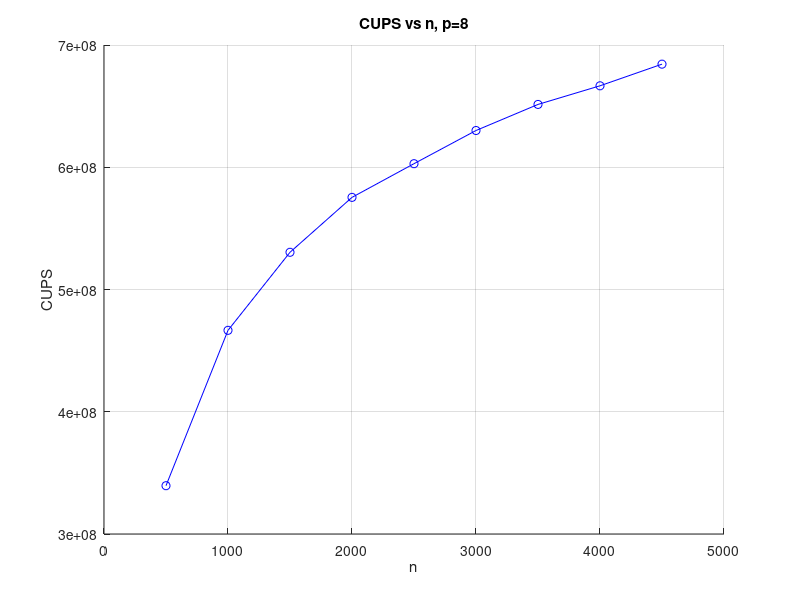
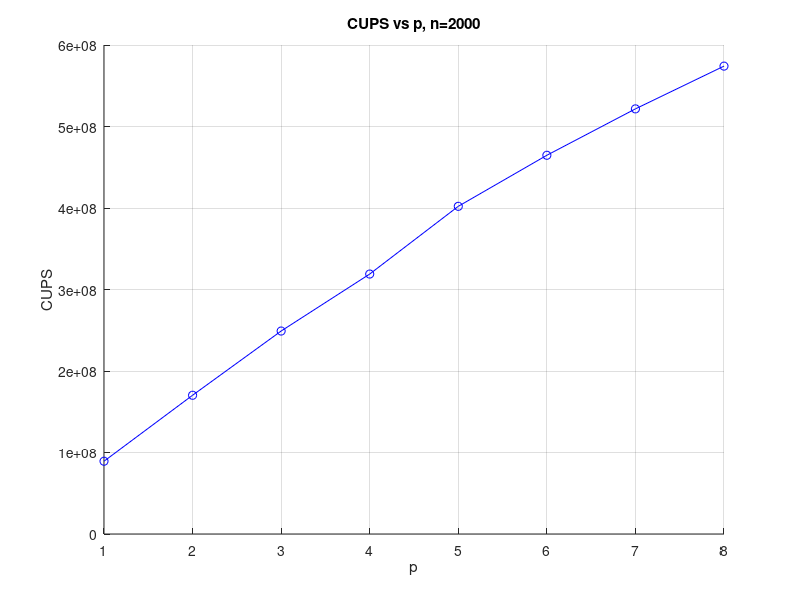
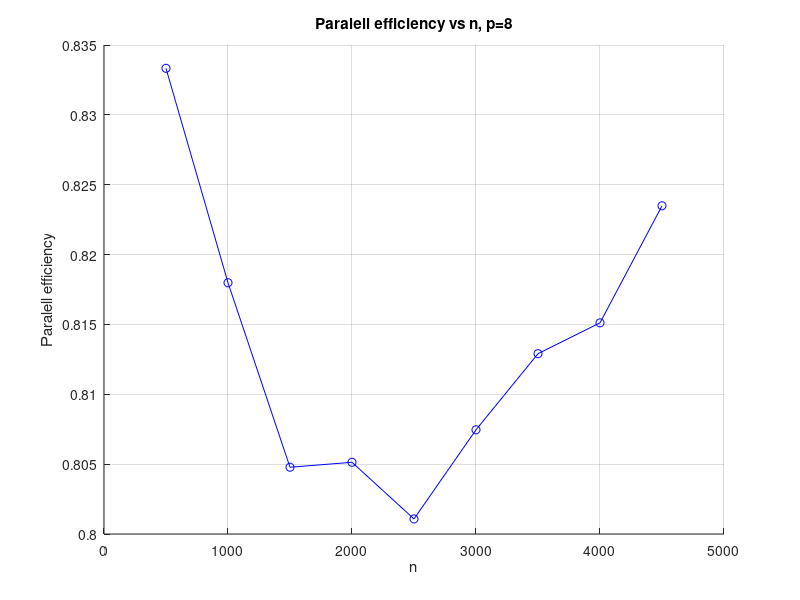
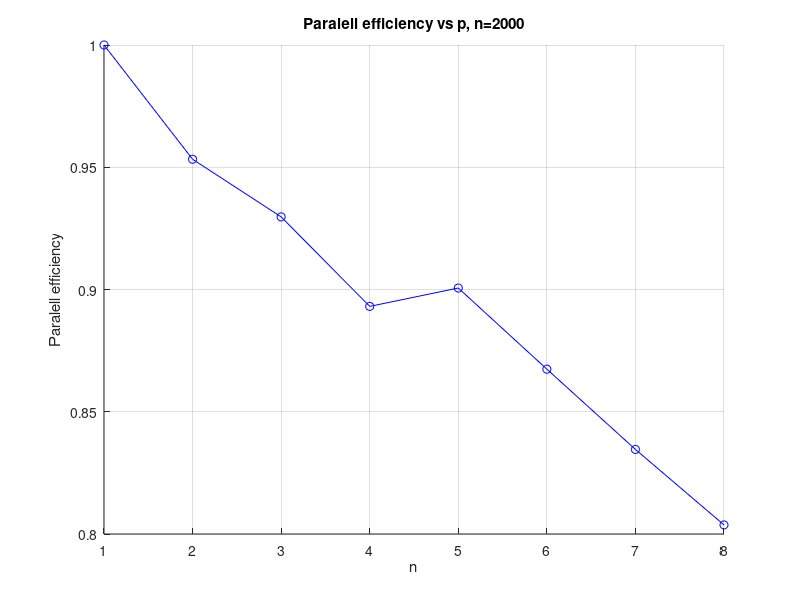

Here is the MATLAB script that generated these plots, in order:
clear all
close all
clc

% For all plots we have 1000 iterations
iter = 1000;
% CUPS (Cells Updated Per Second) = iter * n² / s
%%
% CUPS vs n
n = [500,1000,1500,2000,2500,3000,3500,4000,4500];
% Fixed num of processors
run_times_n =  [736.344000, 2143.160000, 4241.789000, 6952.073000, 10366.296000, 14284.383000, 18805.925000, 24001.320000, 29590.858000]./1000;

CUPS = (iter * n.^2) ./ run_times_n;

h(1)=figure(1);
hold on; grid on;
plot(n,CUPS, '-ob');
xlabel('n');
ylabel('CUPS');
title('CUPS vs n, p=8');

%%
% CUPS vs p, n=2000
p = [1,2,3,4,5,6,7,8];
n = 2000;
run_times_p =  [44799.198000, 23497.478000, 16062.110000, 12540.451000, 9948.694000, 8607.739000, 7668.280000, 6967.520000]./1000;

CUPS = (iter * n.^2) ./ run_times_p;

h(2)=figure(2);
hold on; grid on;
plot(p,CUPS, '-ob');
xlabel('p');
ylabel('CUPS');
title('CUPS vs p, n=2000');

%%
% Paralell efficiency (t_1/p*t_p) vs n

n = [500,1000,1500,2000,2500,3000,3500,4000,4500];
t_1 = [4908.951000, 14024.559000, 27309.618000, 44778.765000, 66433.730000, 92272.367000, 122299.665000, 156510.376000, 194942.282000]./1000;
p = 8;
paralell_efficience = t_1 ./ (p .* run_times_n);

h(3)=figure(3);
hold on; grid on;
plot(n,paralell_efficience, '-ob');
xlabel('n');
ylabel('Paralell efficiency');
title('Paralell efficiency vs n, p=8');

%%
% Paralell efficiency (t_1/p*t_p) vs p

t_1 = run_times_p(1);
p = [1,2,3,4,5,6,7,8];
paralell_efficience = t_1 ./ (p .* run_times_p);

h(4)=figure(4);
hold on; grid on;
plot(p,paralell_efficience, '-ob');
xlabel('n');
ylabel('Paralell efficiency');
title('Paralell efficiency vs p, n=2000');

%%
for i=1:length(h)
    print(h(i), '-depsc', sprintf('plot%i.eps',i));
end


